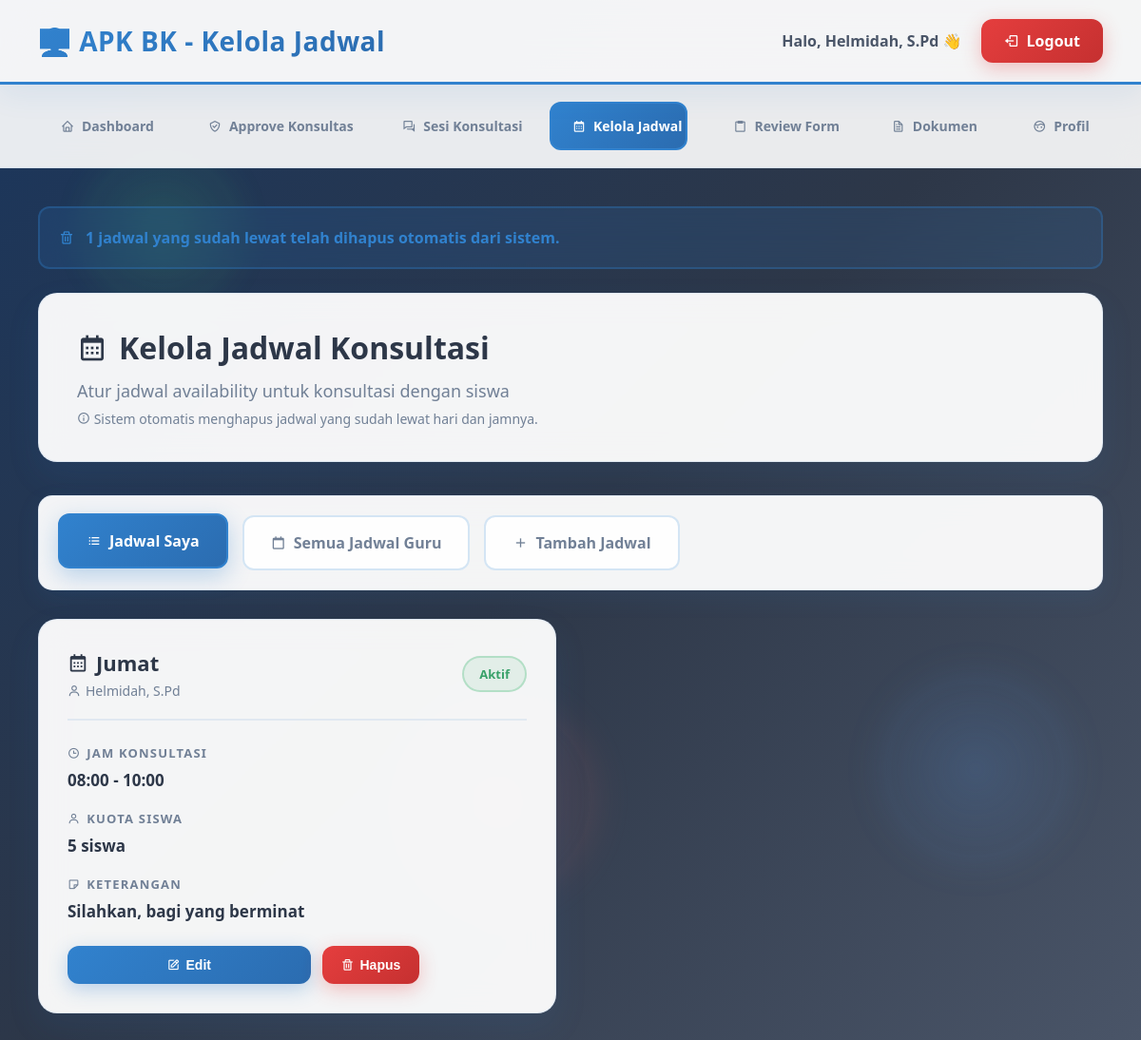
The app's page /kelola_jadwal.php (signed in) with its own data.
### tables this page shows
CREATE TABLE `jadwal_konsultasi` (
  `ID` int(11) NOT NULL,
  `GURU_BK_ID` int(11) DEFAULT NULL,
  `HARI` enum('Senin','Selasa','Rabu','Kamis','Jumat','Sabtu') NOT NULL,
  `JAM_MULAI` time NOT NULL,
  `JAM_SELESAI` time NOT NULL,
  `KUOTA` int(11) DEFAULT 5,
  `AKTIF` enum('Ya','Tidak') DEFAULT 'Ya',
  `KETERANGAN` text DEFAULT NULL
);

CREATE TABLE `users` (
  `ID` int(11) NOT NULL,
  `USERNAME` varchar(100) NOT NULL,
  `PASSWORD` varchar(100) NOT NULL,
  `ROLE` enum('Admin','Guru_BK','Siswa') DEFAULT NULL,
  `NAMA_LENGKAP` varchar(100) NOT NULL,
  `EMAIL` varchar(100) DEFAULT NULL,
  `NO_TELEPON` varchar(15) DEFAULT NULL,
  `STATUS` enum('Aktif','Tidak_Aktif') DEFAULT 'Aktif',
  `CREATED_AT` timestamp NOT NULL DEFAULT current_timestamp(),
  `UPDATED_AT` timestamp NOT NULL DEFAULT current_timestamp() ON UPDATE current_timestamp()
);

### kelola_jadwal.php (the view, shortened to what this page needs)
<?php
$koneksi = null;
$user_id = $_SESSION['user_id'];
$nama_lengkap = $_SESSION['nama_lengkap'] ?? 'Guru BK';
$sql_guru = "SELECT g.ID FROM guru_bk g WHERE g.USER_ID = ?";
$stmt_guru = $koneksi->prepare($sql_guru);
$stmt_guru->bind_param("i", $user_id);
$stmt_guru->execute();
$guru = $stmt_guru->get_result()->fetch_assoc();
$guru_id = $guru['ID'];
function deleteAllExpiredJadwal($koneksi) {
    $hari_indonesia_map = [
        'Monday' => 'Senin',
        'Tuesday' => 'Selasa',
        'Wednesday' => 'Rabu',
        'Thursday' => 'Kamis',
        'Friday' => 'Jumat',
        'Saturday' => 'Sabtu',
        'Sunday' => 'Minggu'
    ];
    $hari_ini_inggris = date('l');
    $hari_ini_indonesia = $hari_indonesia_map[$hari_ini_inggris] ?? '';
    $current_time = date('H:i:s');
    $deleted_total = 0;
    if (!empty($hari_ini_indonesia)) {
        $sql_delete_today = "DELETE FROM jadwal_konsultasi
                            WHERE HARI = ? AND JAM_SELESAI < ? AND AKTIF = 'Ya'";
        $stmt_delete_today = $koneksi->prepare($sql_delete_today);
        $stmt_delete_today->bind_param("ss", $hari_ini_indonesia, $current_time);
        if ($stmt_delete_today->execute()) {
            $deleted_today = $stmt_delete_today->affected_rows;
            $deleted_total += $deleted_today;
        } else {
            error_log("Error hapus jadwal hari ini: " . $koneksi->error);
        }
    }
    $hari_order = ['Senin' => 1, 'Selasa' => 2, 'Rabu' => 3, 'Kamis' => 4, 'Jumat' => 5];
    $hari_ini_index = isset($hari_order[$hari_ini_indonesia]) ? $hari_order[$hari_ini_indonesia] : 0;
    return $deleted_total;
}
$deleted_count = deleteAllExpiredJadwal($koneksi);
$hari_ini_inggris = date('l');
$hari_indonesia_map = [
    'Monday' => 'Senin',
    'Tuesday' => 'Selasa',
    'Wednesday' => 'Rabu',
    'Thursday' => 'Kamis',
    'Friday' => 'Jumat'
];
$hari_ini_nama = $hari_indonesia_map[$hari_ini_inggris] ?? '';
$hari_order = ['Senin' => 1, 'Selasa' => 2, 'Rabu' => 3, 'Kamis' => 4, 'Jumat' => 5];
$hari_ini_index = isset($hari_order[$hari_ini_nama]) ? $hari_order[$hari_ini_nama] : 0;
$valid_hari_conditions = [];
foreach ($hari_order as $hari => $index) {
    if ($index >= $hari_ini_index) {
        $valid_hari_conditions[] = "'$hari'";
    }
}
$valid_hari_list = !empty($valid_hari_conditions) ? implode(',', $valid_hari_conditions) : "'Senin','Selasa','Rabu','Kamis','Jumat'";
$sql_jadwal = "SELECT j.*, u.NAMA_LENGKAP
               FROM jadwal_konsultasi j
               JOIN guru_bk g ON j.GURU_BK_ID = g.ID
               JOIN users u ON g.USER_ID = u.ID
               WHERE j.GURU_BK_ID = ?
               AND j.HARI IN ($valid_hari_list)
               ORDER BY FIELD(j.HARI, 'Senin', 'Selasa', 'Rabu', 'Kamis', 'Jumat'), j.JAM_MULAI";
$stmt_jadwal = $koneksi->prepare($sql_jadwal);
$stmt_jadwal->bind_param("i", $guru_id);
$stmt_jadwal->execute();
$jadwal_list = $stmt_jadwal->get_result();
$jadwal_list->data_seek(0);
?>
<!DOCTYPE html>
<html lang="id">
<head>
    <link href="https://unpkg.com/boxicons@2.1.4/css/boxicons.min.css" rel="stylesheet">
</head>
<body>
    <div class="floating"></div>
    <div class="floating"></div>
    <div class="header">
        <h1>👨‍🏫 APK BK - Kelola Jadwal</h1>
        <div class="user-info">
            <span>Halo, <strong><?php echo htmlspecialchars($nama_lengkap); ?></strong> 👋</span>
            <a href="logout.php" class="logout-btn">
                <i class='bx bx-log-out'></i>
                Logout
            </a>
        </div>
    </div>
    <div class="nav">
        <a href="dashboard_guru.php">
            <i class='bx bx-home'></i>
            Dashboard
        </a>
       <a href="approve_konsultasi.php">
            <i class='bx bx-check-shield'></i>
            Approve Konsultasi
    </a>
        <a href="sesi_konsultasi.php">
            <i class='bx bx-conversation'></i>
            Sesi Konsultasi
        </a>
        <a href="kelola_jadwal.php" class="active">
            <i class='bx bx-calendar'></i>
            Kelola Jadwal
        </a>
        <a href="review_form.php">
            <i class='bx bx-clipboard'></i>
            Review Form
        </a>
         <a href="dokumen/pemanggilan_ortu.php">
            <i class='bx bx-file'></i>
            Dokumen
        </a>
        <a href="profil.php">
            <i class='bx bx-face'></i>
            Profil
        </a>
    </div>
    <div class="container">
        <?php if ($deleted_count > 0): ?>
            <div class="alert alert-info">
                <i class='bx bx-trash'></i>
                <?php echo $deleted_count; ?> jadwal yang sudah lewat telah dihapus otomatis dari sistem.
            </div>
        <?php endif; ?>
        <div class="page-header">
            <h2><i class='bx bx-calendar'></i> Kelola Jadwal Konsultasi</h2>
            <p>Atur jadwal availability untuk konsultasi dengan siswa</p>
            <p style="color: #718096; font-size: 14px; margin-top: 8px;">
                <i class='bx bx-info-circle'></i> Sistem otomatis menghapus jadwal yang sudah lewat hari dan jamnya.
            </p>
        </div>
        <div class="tabs">
            <div class="tab active" onclick="showTab('list')">
                <i class='bx bx-list-ul'></i>
                Jadwal Saya
            </div>
            <div class="tab" onclick="showTab('all')">
                <i class='bx bx-calendar-alt'></i>
                Semua Jadwal Guru
            </div>
            <div class="tab" onclick="showTab('add')">
                <i class='bx bx-plus'></i>
                Tambah Jadwal
            </div>
        </div>
        <div id="list-tab" class="tab-content active">
            <?php if ($jadwal_list->num_rows > 0): ?>
                <div class="jadwal-grid">
                    <?php while($jadwal = $jadwal_list->fetch_assoc()): ?>
                    <div class="jadwal-card">
                        <div class="card-header">
                            <div>
                                <div class="hari">
                                    <i class='bx bx-calendar'></i>
                                    <?php echo $jadwal['HARI']; ?>
                                </div>
                                <div class="guru-name">
                                    <i class='bx bx-user'></i>
                                    <?php echo htmlspecialchars($jadwal['NAMA_LENGKAP']); ?>
                                </div>
                            </div>
                            <div class="status-badge status-<?php echo strtolower($jadwal['AKTIF'] == 'Ya' ? 'aktif' : 'nonaktif'); ?>">
                                <?php echo $jadwal['AKTIF'] == 'Ya' ? 'Aktif' : 'Nonaktif'; ?>
                            </div>
                        </div>
                        <div class="jadwal-info">
                            <div class="info-label">
                                <i class='bx bx-time'></i>
                                Jam Konsultasi
                            </div>
                            <div class="info-value">
                                <?php echo date('H:i', strtotime($jadwal['JAM_MULAI'])); ?> - <?php echo date('H:i', strtotime($jadwal['JAM_SELESAI'])); ?>
                            </div>
                        </div>
                        <div class="jadwal-info">
                            <div class="info-label">
                                <i class='bx bx-user'></i>
                                Kuota Siswa
                            </div>
                            <div class="info-value"><?php echo $jadwal['KUOTA']; ?> siswa</div>
                        </div>
                        <?php if ($jadwal['KETERANGAN']): ?>
                        <div class="jadwal-info">
                            <div class="info-label">
                                <i class='bx bx-note'></i>
                                Keterangan
                            </div>
                            <div class="info-value"><?php echo htmlspecialchars($jadwal['KETERANGAN']); ?></div>
                        </div>
                        <?php endif; ?>
                        <div class="jadwal-actions">
                            <button class="btn btn-edit" onclick="editJadwal(<?php echo $jadwal['ID']; ?>)">
                                <i class='bx bx-edit'></i>
                                Edit
                            </button>
                            <form method="POST" style="flex: 1;" onsubmit="return confirm('Yakin ingin menghapus jadwal ini?')">
                                <button type="submit" class="btn btn-hapus">
                                    <i class='bx bx-trash'></i>
                                    Hapus
                                </button>
                            </form>
                        </div>
                    </div>
                    <?php endwhile; ?>
                </div>
            <?php endif; ?>
        </div>
    </div>
</body>
</html>

### records on screen
jadwal_konsultasi: HARI "Jumat", users.NAMA_LENGKAP "Helmidah, S.Pd", AKTIF "Aktif", JAM_MULAI "08:00", JAM_SELESAI "10:00", KUOTA "5", KETERANGAN "Silahkan, bagi yang berminat"

### other values on screen
$nama_lengkap "Helmidah, S.Pd"
$deleted_count "1"
